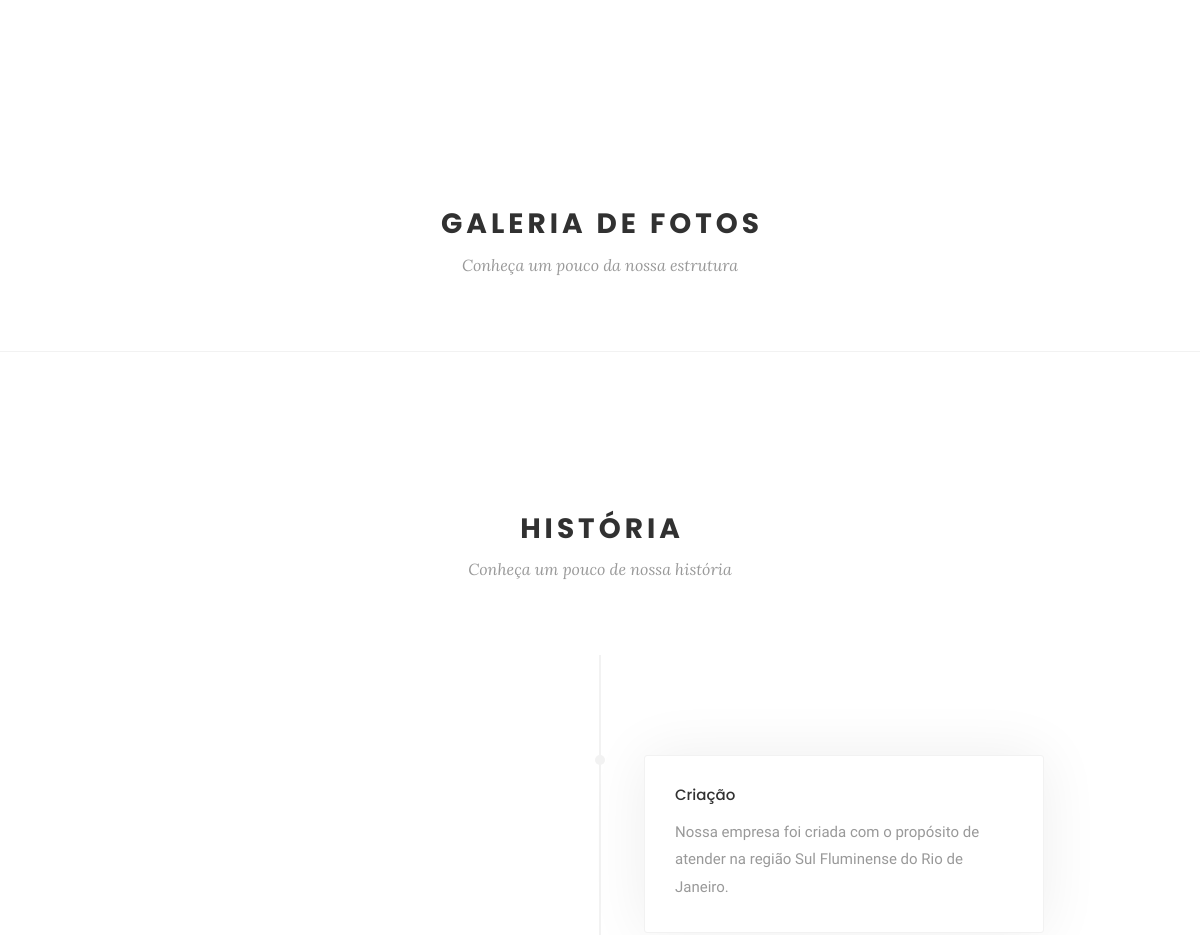
/ (middle part), run on an earlier commit of the app's database.
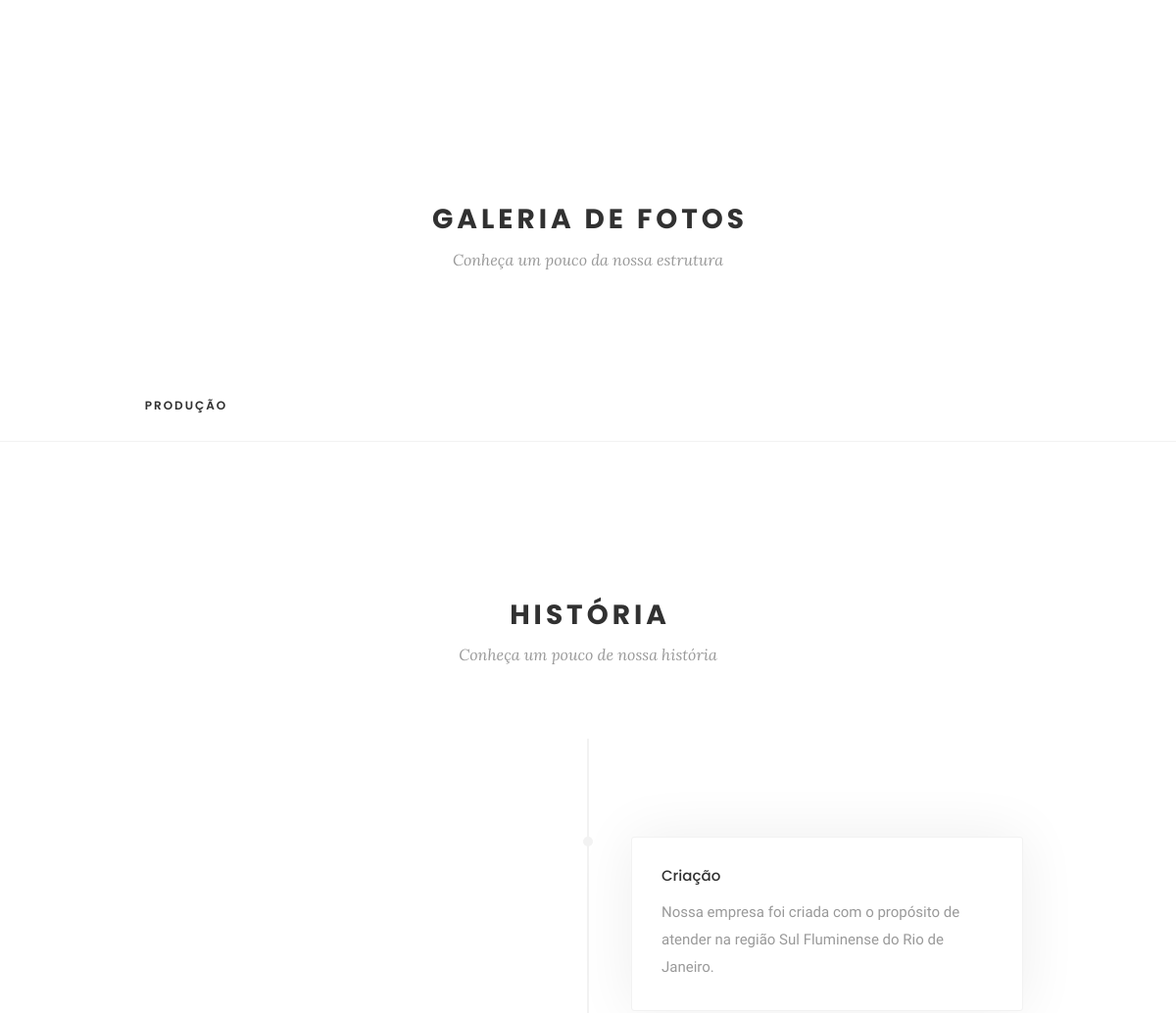
And on a later commit of the database.
### aplic/models.py (models this page shows, shortened)
class Galeria(models.Model):
    nome = models.CharField(_('Nome da foto'), max_length=50)
    foto = StdImageField(_('Foto'), null=True, blank=True, upload_to=get_file_path, variations={'thumb': {'width': 1100, 'height': 700, 'crop': True}})
    class Meta:
        verbose_name = _('Foto da Galeria')
        verbose_name_plural = _('Fotos da Galeria')

### aplic/views.py (the view)
# urls.py: path('', IndexView.as_view(), name='index'),
class IndexView(TemplateView):
    template_name = 'index.html'
    def get_context_data(self, **kwargs):
        context = super(IndexView, self).get_context_data(**kwargs)
        lang = translation.get_language()
        context['foto'] = Galeria.objects.order_by('nome').all()
        context['lang'] = lang
        translation.activate(lang)
        return context

### aplic/templates/index.html (shortened to what this page needs)
{% extends 'base.html' %}
{% load static %}
{% load i18n %}
{% block content %}
			<div class="wrapper">
				{% include 'redes-sociais.html' %}
				{% include 'galeria.html' %}
			<div class="wrapper">
				{% include 'historia.html' %}
            </div>
            </div>
{% endblock %}

### aplic/templates/galeria.html (shortened to what this page needs)
{% load static %}
{% load i18n %}
	<section class="module p-b-0">
		<div class="container">
			<div class="row">
				<div class="col-md-8 m-auto">
					<div class="module-title text-center">
						<h2>{% trans 'Galeria de Fotos' %}</h2>
						<p class="font-serif">{% trans 'Conheça um pouco da nossa estrutura' %}</p>
					</div>
				</div>
			</div>
		</div>
	</section>
	<section class="module module-divider-bottom p-0">
		<div class="row row-portfolio" date-portfolio-type="standard" data-columns="3">
			{% for f in foto %}
			<div class="grid-sizer"></div>
			<div class="portfolio-item branding photo undefined">
				<div class="portfolio-wrapper">
				</div>
				<div class="portfolio-caption">
					<h5 class="portfolio-title">{{ f.nome }}</h5>
				</div>
			</div>
			{% endfor %}
		</div>
	</section>

What changed in the data, as far as the page shows it:
added Galeria: nome "PRODUÇÃO"
